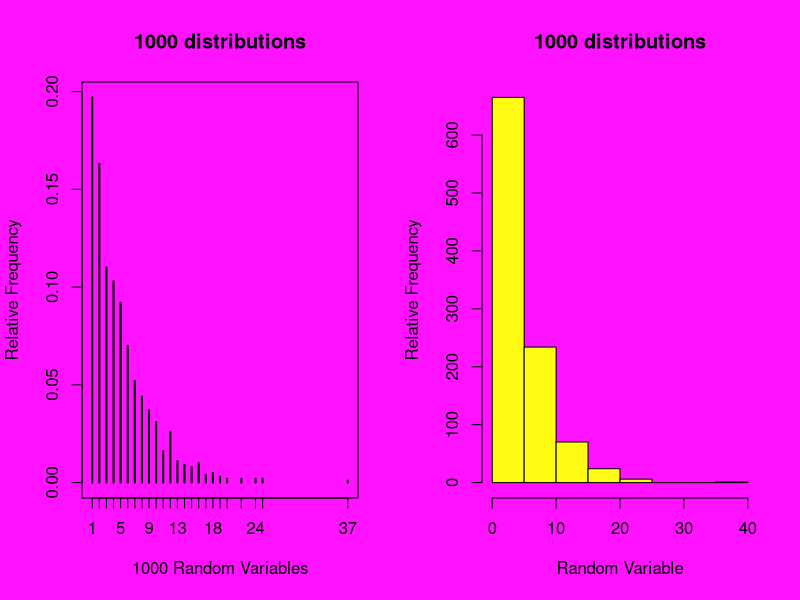

Write R code to recreate this figure.
p <- 0.2
variables <- 1000 

x <- rgeom(variables, p) + 1  
mean_x <- mean(x) 
var_x <- var(x) 
sd_x <- sd(x) 


print(paste(length(x)))
print(paste(round(mean_x, 2)))
print(paste(round(var_x, 2)))
print(paste(round(sd_x, 2)))

par(mfrow = c(1,2),bg = "#FF12FF")
plot(table(x)/length(x), main = "1000 distributions",
     xlab = "1000 Random Variables",
     ylab = "Relative Frequency",
     type = "h")

hist(x, main = "1000 distributions",
     xlab = "Random Variable", 
     ylab = "Relative Frequency", 
     col = "#FFFB12")
